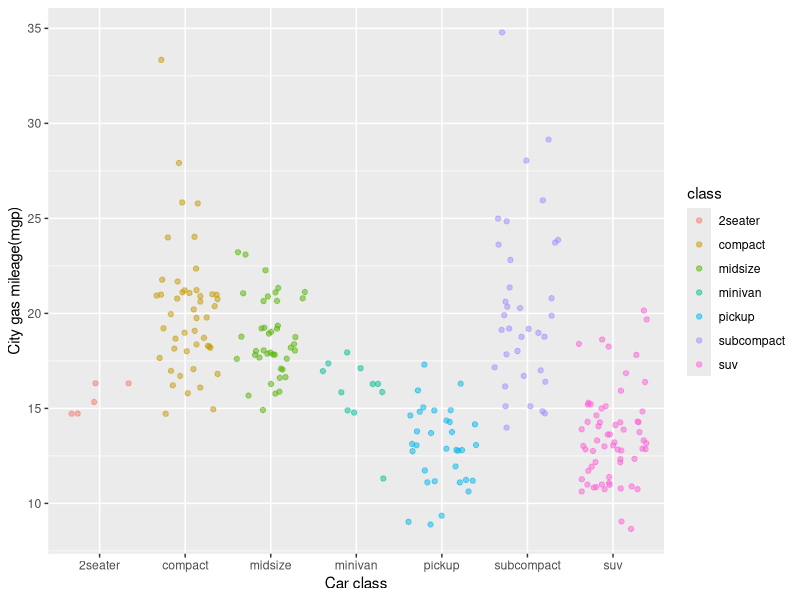

Recreate this plot in R.
## ---- chunk 1
knitr::opts_chunk$set(echo = TRUE)

library(tidyverse)
## ---- chunk 2
ggplot(data = mpg, aes(x = class, y = cty)) +
  geom_jitter(aes(color = class), alpha = 0.5) +
  labs(x = "Car class", y = "City gas mileage(mgp)")
